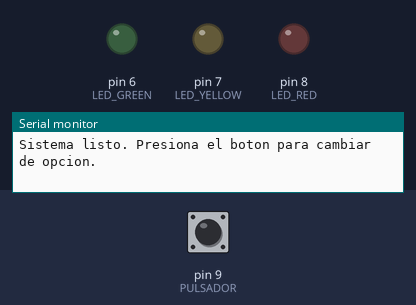
Recording of a sketch running on a simulated Arduino Uno, built with avr-gcc and run on an emulated ATmega328P. Parts: output pins drawn as LEDs (lit = HIGH), the last lines printed to the serial monitor. The inputs (shaded band) are chosen by the test bench; at power-on: pin 9 (PULSADOR) HIGH.

Above: at 1.2 s.
1.3 s: pin 9 (PULSADOR) pulled LOW for 0.15 s
At 2.2 s:
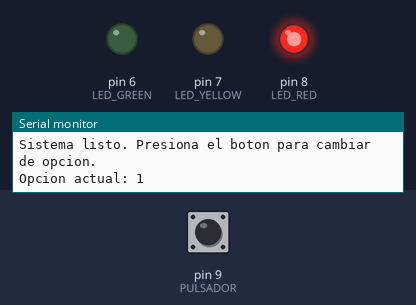
2.9 s: pin 9 (PULSADOR) pulled LOW for 1 s
At 3.4 s:
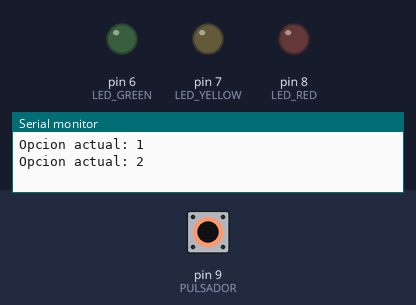
5.4 s: pin 9 (PULSADOR) pulled LOW for 0.15 s
At 6.5 s:
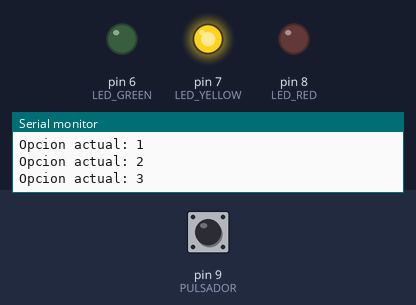
7.0 s: pin 9 (PULSADOR) pulled LOW for 3.2 s
At 7.8 s:
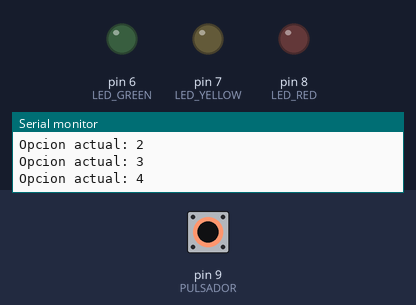
11.7 s: pin 9 (PULSADOR) pulled LOW for 0.15 s
At 12.5 s:
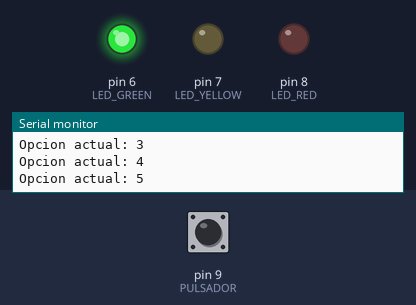
13.3 s: pin 9 (PULSADOR) pulsed LOW 5 times (0.12 s each, 0.3 s apart)
At 14.6 s:
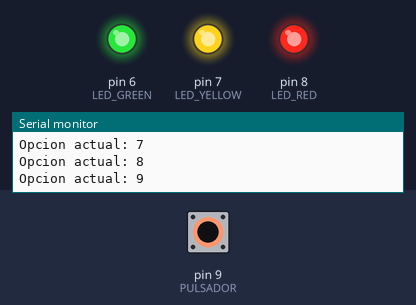
Timing chart, 0 to 20.2 s (numbered marks = the images above; inputs shaded):
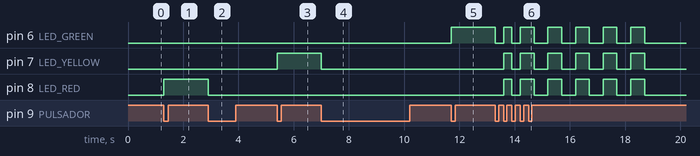

Measured:
- after the input at 1.3 s, pin 8 (LED_RED): LOW → HIGH at once
- after the input at 2.9 s, pin 8 (LED_RED): HIGH → LOW at once
- after the input at 5.4 s, pin 7 (LED_YELLOW): LOW → HIGH at once
- after the input at 7.0 s, pin 7 (LED_YELLOW): HIGH → LOW at once
- after the input at 11.7 s, pin 6 (LED_GREEN): LOW → HIGH at once
- after the input at 13.3 s, pin 6 (LED_GREEN): goes LOW 0.30 s, HIGH 0.30 s, LOW 0.30 s, 4 × (HIGH 0.50 s, LOW 0.50 s), HIGH 0.50 s, then LOW, starting at once; pin 7 (LED_YELLOW), pin 8 (LED_RED): goes HIGH 0.30 s, LOW 0.30 s, 4 × (HIGH 0.50 s, LOW 0.50 s), HIGH 0.50 s, then LOW, starting after 0.30 s

The sketch:

Menu_Pulsor.ino
```cpp
int const PULSADOR = 9;
int const LED_RED = 8;
int const LED_YELLOW = 7;
int const LED_GREEN = 6;

int opcionActual = 0;
bool pulsadorAnterior = HIGH;

unsigned long ultimoTiempo  = 0;
const int tiempoRebote = 200;

void setup() {
  pinMode(LED_RED, OUTPUT);
  pinMode(LED_YELLOW, OUTPUT);
  pinMode(LED_GREEN, OUTPUT);
  pinMode(PULSADOR, INPUT_PULLUP);

  Serial.begin(9600);
  Serial.println("Sistema listo. Presiona el boton para cambiar de opcion.");
}

void loop() {

  bool estadoPulsador = digitalRead(PULSADOR);
  unsigned long tiempoActual = millis();


  if (pulsadorAnterior == HIGH && estadoPulsador == LOW && (tiempoActual - ultimoTiempo) > tiempoRebote) {

    opcionActual = opcionActual + 1;

    if (opcionActual > 9) {
      opcionActual = 1;
    }

    Serial.print("Opcion actual: ");
    Serial.println(opcionActual);

    if (opcionActual == 1) {
      digitalWrite(LED_RED, HIGH);
    }

    if (opcionActual == 2) {
      digitalWrite(LED_RED, LOW);
    }

    if (opcionActual == 3) {
      digitalWrite(LED_YELLOW, HIGH);
    }

    if (opcionActual == 4) {
      digitalWrite(LED_YELLOW, LOW);
    }

    if (opcionActual == 5) {
      digitalWrite(LED_GREEN, HIGH);
    }

    if (opcionActual == 6) {
      digitalWrite(LED_GREEN, LOW);
    }

    if (opcionActual == 7) {
      digitalWrite(LED_RED, HIGH);
      digitalWrite(LED_YELLOW, HIGH);
      digitalWrite(LED_GREEN, HIGH);
    }

    if (opcionActual == 8) {
      digitalWrite(LED_RED, LOW);
      digitalWrite(LED_YELLOW, LOW);
      digitalWrite(LED_GREEN, LOW);
    }

    if (opcionActual == 9) {
      for (int i = 0; i < 5; i++) {
        digitalWrite(LED_RED, HIGH);
        digitalWrite(LED_YELLOW, HIGH);
        digitalWrite(LED_GREEN, HIGH);
        delay(500);

        digitalWrite(LED_RED, LOW);
        digitalWrite(LED_YELLOW, LOW);
        digitalWrite(LED_GREEN, LOW);
        delay(500);
      }
    }

    ultimoTiempo = tiempoActual;
  }

  pulsadorAnterior = estadoPulsador;
}
```
